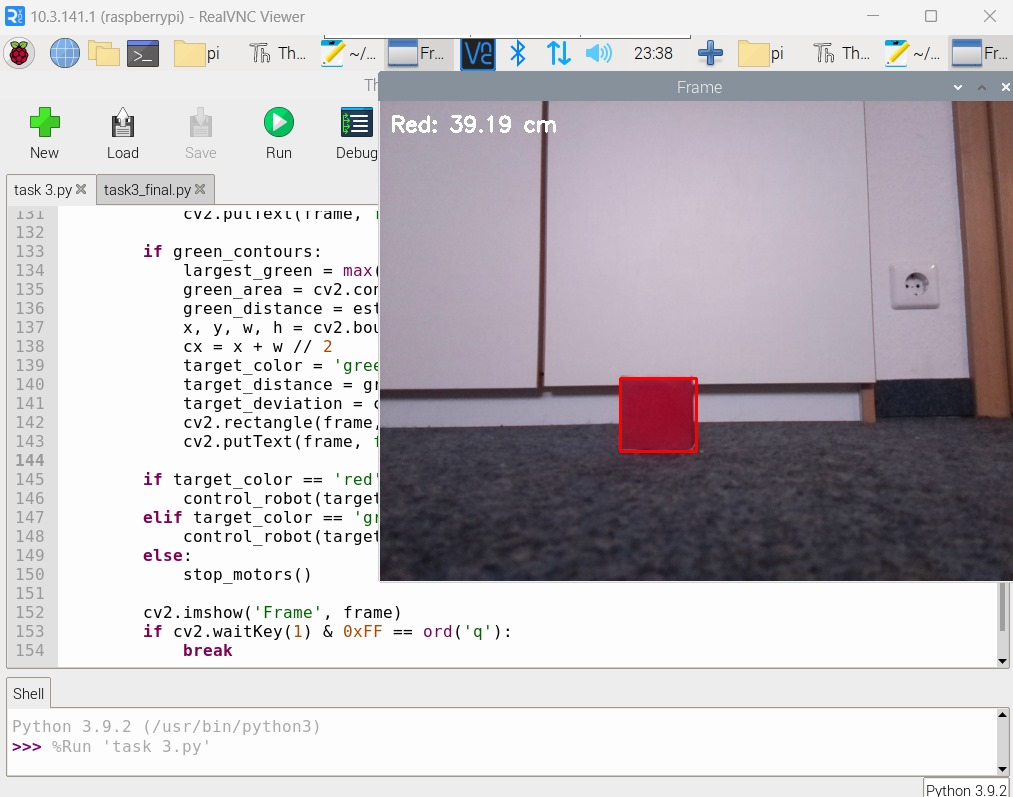
#> input picture Task3_Color_Cube_Detection/images/dist_red.jpg, 1013 x 797 px, given in place of the camera
$ python task3_color_cube_detection.py
#> lines starting #> are read from the running program, lines starting #| are printed output that depends on the picture; after the words box and inside, x2 and y2 are one past the last pixel; in counts of white or black regions, pixels touching at a corner belong together
import cv2
import numpy as np
import time
import RPi.GPIO as GPIO
import logging

# Configure logging
logging.basicConfig(level=logging.INFO, format='%(asctime)s - %(levelname)s - %(message)s')

# GPIO setup (Motor control)
GPIO.setwarnings(False)
GPIO.setmode(GPIO.BCM)

Motor1_PWM = 18
Motor1_IN1 = 17
Motor1_IN2 = 22

Motor2_PWM = 19
Motor2_IN1 = 4
Motor2_IN2 = 24

# Motor PWM setup
GPIO.setup(Motor1_PWM, GPIO.OUT)
GPIO.setup(Motor1_IN1, GPIO.OUT)
GPIO.setup(Motor1_IN2, GPIO.OUT)

GPIO.setup(Motor2_PWM, GPIO.OUT)
GPIO.setup(Motor2_IN1, GPIO.OUT)
GPIO.setup(Motor2_IN2, GPIO.OUT)

motor1_pwm = GPIO.PWM(Motor1_PWM, 100)
motor2_pwm = GPIO.PWM(Motor2_PWM, 100)

motor1_pwm.start(0)
motor2_pwm.start(0)

# Motor control functions
def left_motor_forward(speed):
    GPIO.output(Motor1_IN1, GPIO.HIGH)
    GPIO.output(Motor1_IN2, GPIO.LOW)
    motor1_pwm.ChangeDutyCycle(speed * 100)

def right_motor_forward(speed):
    GPIO.output(Motor2_IN1, GPIO.HIGH)
    GPIO.output(Motor2_IN2, GPIO.LOW)
    motor2_pwm.ChangeDutyCycle(speed * 100)

# [9 lines left out: functions left_motor_backward, right_motor_backward, not called in this run]

def stop_motors():
    motor1_pwm.ChangeDutyCycle(0)
    motor2_pwm.ChangeDutyCycle(0)
    GPIO.output(Motor1_IN1, GPIO.LOW)
    GPIO.output(Motor1_IN2, GPIO.LOW)
    GPIO.output(Motor2_IN1, GPIO.LOW)
    GPIO.output(Motor2_IN2, GPIO.LOW)

def control_robot(distance, desired_distance, lateral_deviation):
    if distance > desired_distance + 2:
        if lateral_deviation > 5:
            left_motor_forward(0.35)
            right_motor_forward(0.25)
        elif lateral_deviation < -5:
            left_motor_forward(0.25)
            right_motor_forward(0.35)
        else:
            left_motor_forward(0.25)
            right_motor_forward(0.2)
    else:
        stop_motors()

# Color detection
def detect_cube(frame, color='red'):
    hsv = cv2.cvtColor(frame, cv2.COLOR_BGR2HSV)
    if color == 'red':
        lower_red1 = np.array([0, 120, 70])
        upper_red1 = np.array([10, 255, 255])
        lower_red2 = np.array([170, 120, 70])
        upper_red2 = np.array([180, 255, 255])
        mask = cv2.bitwise_or(cv2.inRange(hsv, lower_red1, upper_red1), cv2.inRange(hsv, lower_red2, upper_red2))
    elif color == 'green':
        lower_green = np.array([35, 50, 50])
        upper_green = np.array([85, 255, 255])
        mask = cv2.inRange(hsv, lower_green, upper_green)

    contours, _ = cv2.findContours(mask, cv2.RETR_EXTERNAL, cv2.CHAIN_APPROX_SIMPLE)
    return contours

def estimate_distance(cube_area):
    focal_length = 640
    known_size = 2.5
    if cube_area > 0:
        return (focal_length * known_size) / np.sqrt(cube_area)
    return float('inf')

try:
    cap = cv2.VideoCapture(0)
    cap.set(cv2.CAP_PROP_FRAME_WIDTH, 640)
    cap.set(cv2.CAP_PROP_FRAME_HEIGHT, 480)
    cap.set(cv2.CAP_PROP_FPS, 30)

    while True:
        ret, frame = cap.read()
#> frame is the input picture: shape (797, 1013, 3); mean B, G, R 194.9, 190.7, 194.8
        if not ret:
            logging.error("Failed to capture frame")
            break

        red_contours = detect_cube(frame, 'red')
#> in detect_cube, `mask = cv2.bitwise_or(cv2.inRange(hsv, lower_red1, upper_red1), cv2.in..`:
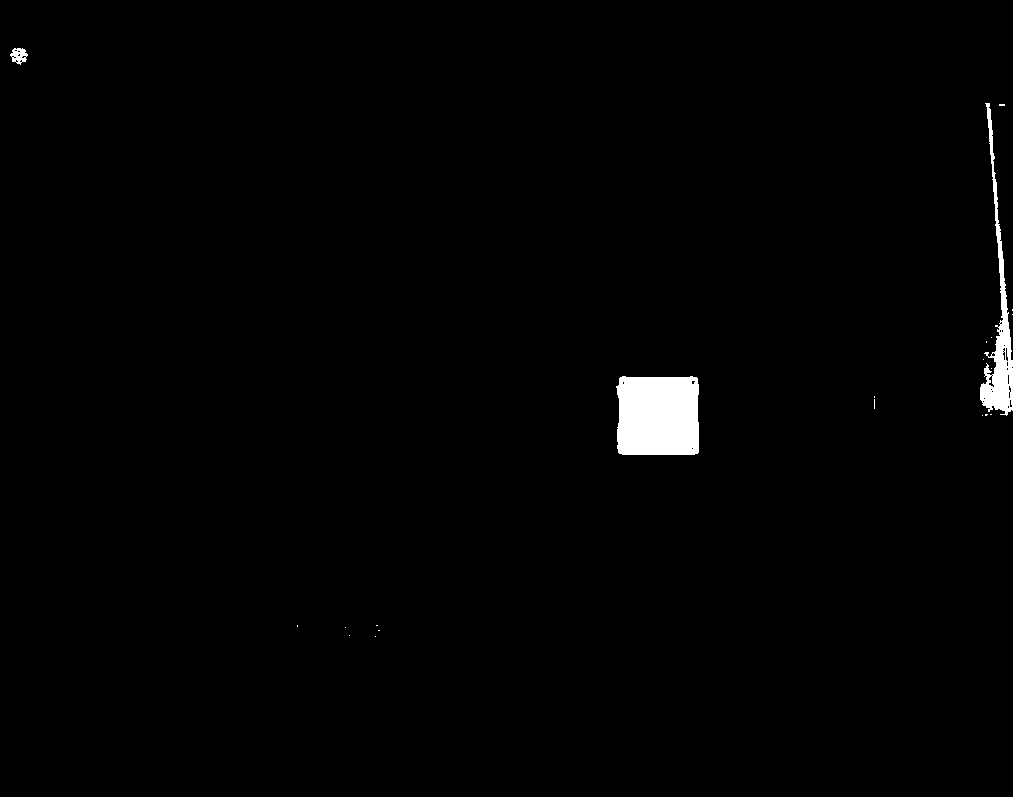
#> mask: shape (797, 1013); 1.1% white; 21 white regions (18 under 20 px)
#> in detect_cube, `contours, _ = cv2.findContours(mask, cv2.RETR_EXTERNAL, cv2.CHAIN_APPR..`: contours = 21 contours, 18 with area under 20; largest, box (x1, y1, x2, y2) and area: (616, 376, 699, 455) 6120, (980, 103, 1013, 416) 2492, (10, 48, 28, 65) 182
#> red_contours has the same summary as contours in detect_cube
        green_contours = detect_cube(frame, 'green')
#> call 2 of detect_cube, with color = 'green'
#> in detect_cube (call 2), `mask = cv2.inRange(hsv, lower_green, upper_green)`:
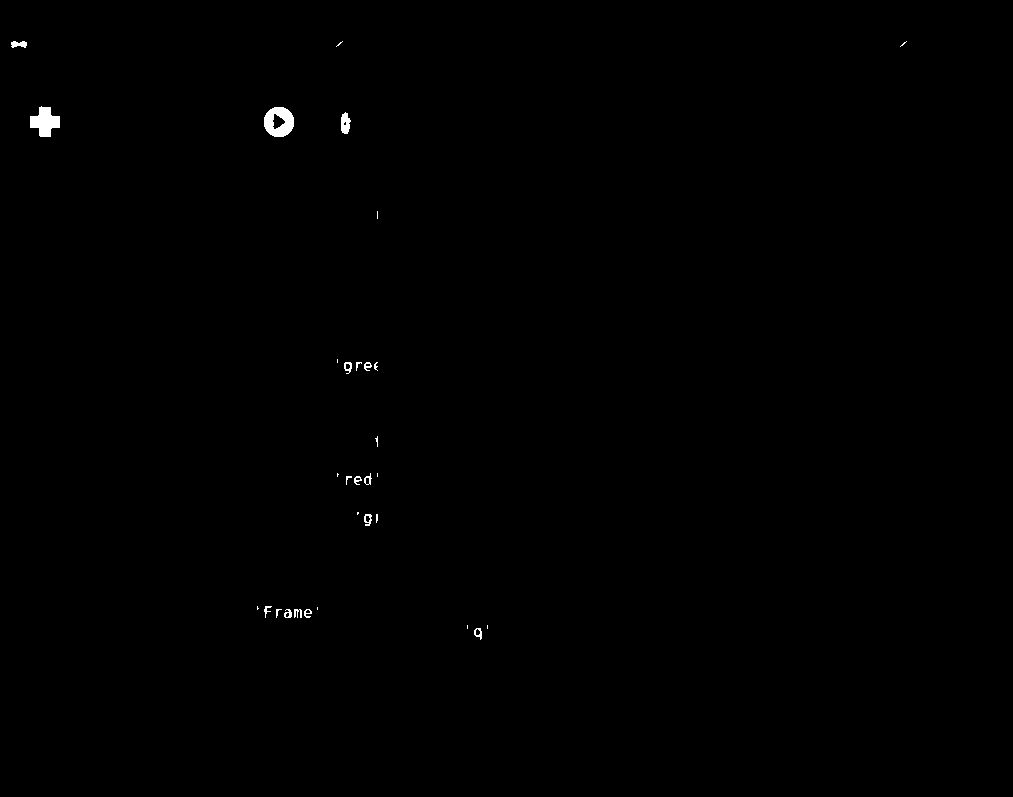
#> mask: shape (797, 1013); 0.26% white; 31 white regions (13 under 20 px)
#> in detect_cube (call 2), `contours, _ = cv2.findContours(mask, cv2.RETR_EXTERNAL, cv2.CHAIN_APPR..`: contours = 31 contours, 18 with area under 20; largest, box (x1, y1, x2, y2) and area: (264, 107, 294, 137) 689, (30, 106, 60, 137) 524, (341, 112, 351, 134) 138, (11, 41, 27, 48) 62, (364, 514, 372, 526) 56
#> green_contours has the same summary as contours in detect_cube

        target_color = None
        target_distance = None
        target_deviation = None

        if red_contours:
            largest_red = max(red_contours, key=cv2.contourArea)
#> largest_red = contour of 47 points, box (x1, y1, x2, y2) (616, 376, 699, 455), area 6120
            red_area = cv2.contourArea(largest_red)
#> red_area = 6120.5
            red_distance = estimate_distance(red_area)
#> red_distance = 20.45
            x, y, w, h = cv2.boundingRect(largest_red)
#> x = 616; y = 376; w = 83; h = 79
            cx = x + w // 2
#> cx = 657
            target_color = 'red'
            target_distance = red_distance
#> target_distance = 20.45
            target_deviation = cx - 320
#> target_deviation = 337
            cv2.rectangle(frame, (x, y), (x+w, y+h), (0, 0, 255), 2)
            #cv2.putText(frame, f"Red: {red_distance:.2f} cm", (10, 30), cv2.FONT_HERSHEY_SIMPLEX, 0.7, (255, 255, 255), 2)

        if green_contours:
            largest_green = max(green_contours, key=cv2.contourArea)
#> largest_green = contour of 40 points, box (x1, y1, x2, y2) (264, 107, 294, 137), area 689
            green_area = cv2.contourArea(largest_green)
#> green_area = 689
            green_distance = estimate_distance(green_area)
#> green_distance = 60.96
            x, y, w, h = cv2.boundingRect(largest_green)
#> x = 264; y = 107; w = 30; h = 30
            cx = x + w // 2
#> cx = 279
            target_color = 'green'
            target_distance = green_distance
#> target_distance = 60.96
            target_deviation = cx - 320
#> target_deviation = -41
            cv2.rectangle(frame, (x, y), (x+w, y+h), (0, 255, 0), 2)
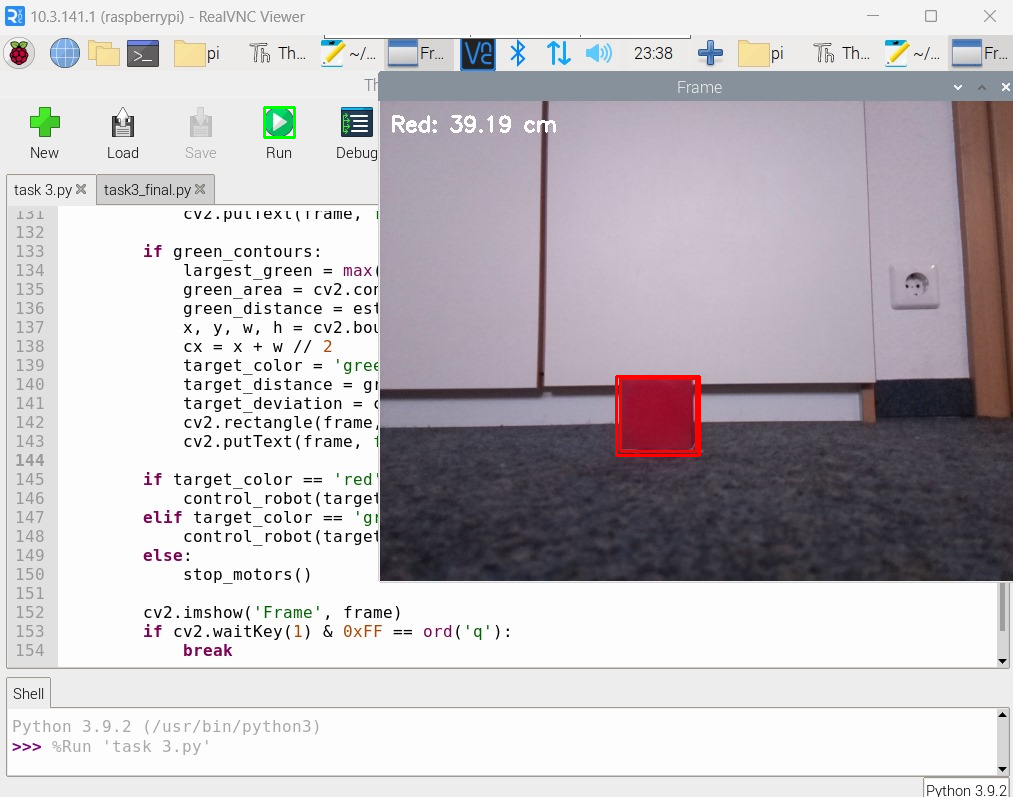
#> frame: shape (797, 1013, 3); mean B, G, R 194.7, 190.6, 194.9
            #cv2.putText(frame, f"Green: {green_distance:.2f} cm", (10, 60), cv2.FONT_HERSHEY_SIMPLEX, 0.7, (255, 255, 255), 2)

        if target_color == 'red':
            control_robot(target_distance, 45, target_deviation)
        elif target_color == 'green':
            control_robot(target_distance, 25, target_deviation)
        else:
            stop_motors()

        cv2.imshow('Frame', frame)
        if cv2.waitKey(1) & 0xFF == ord('q'):
#> (key q is pressed here)
            break

except KeyboardInterrupt:
    logging.info("Interrupted by user")
finally:
    cap.release()
    cv2.destroyAllWindows()
    stop_motors()
    GPIO.cleanup()
